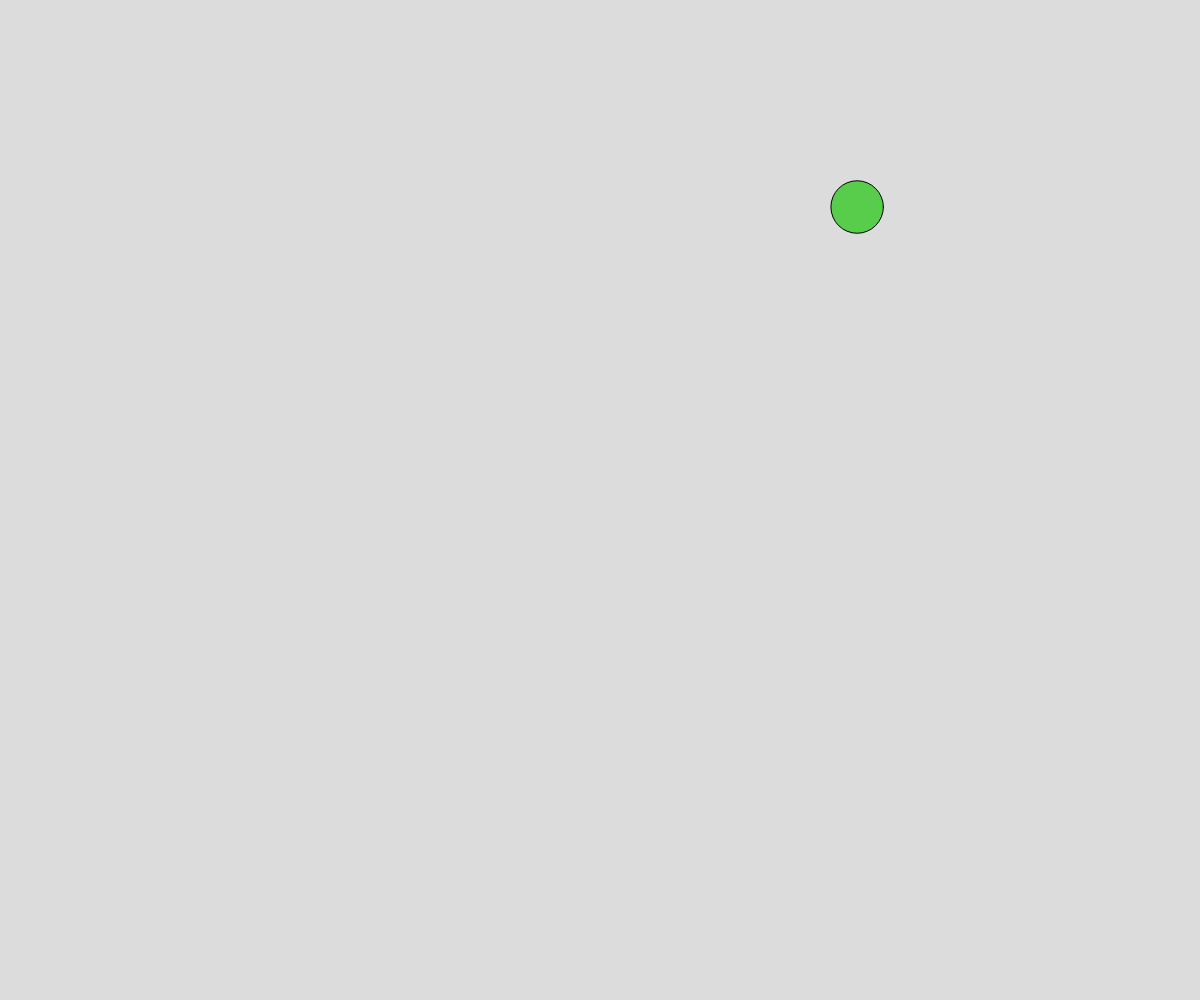
Frame 1 (no input)
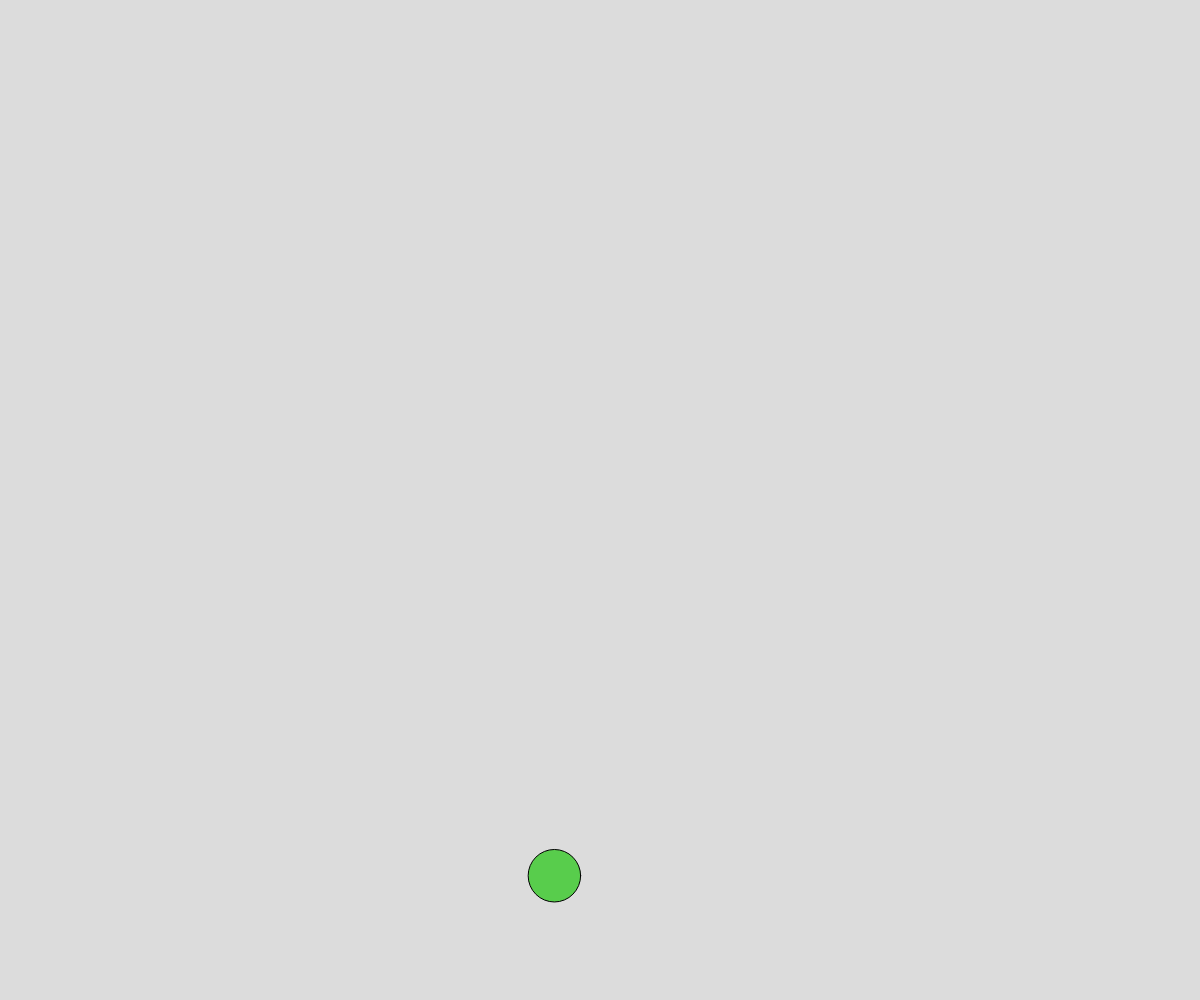
Frame 60 (no input)
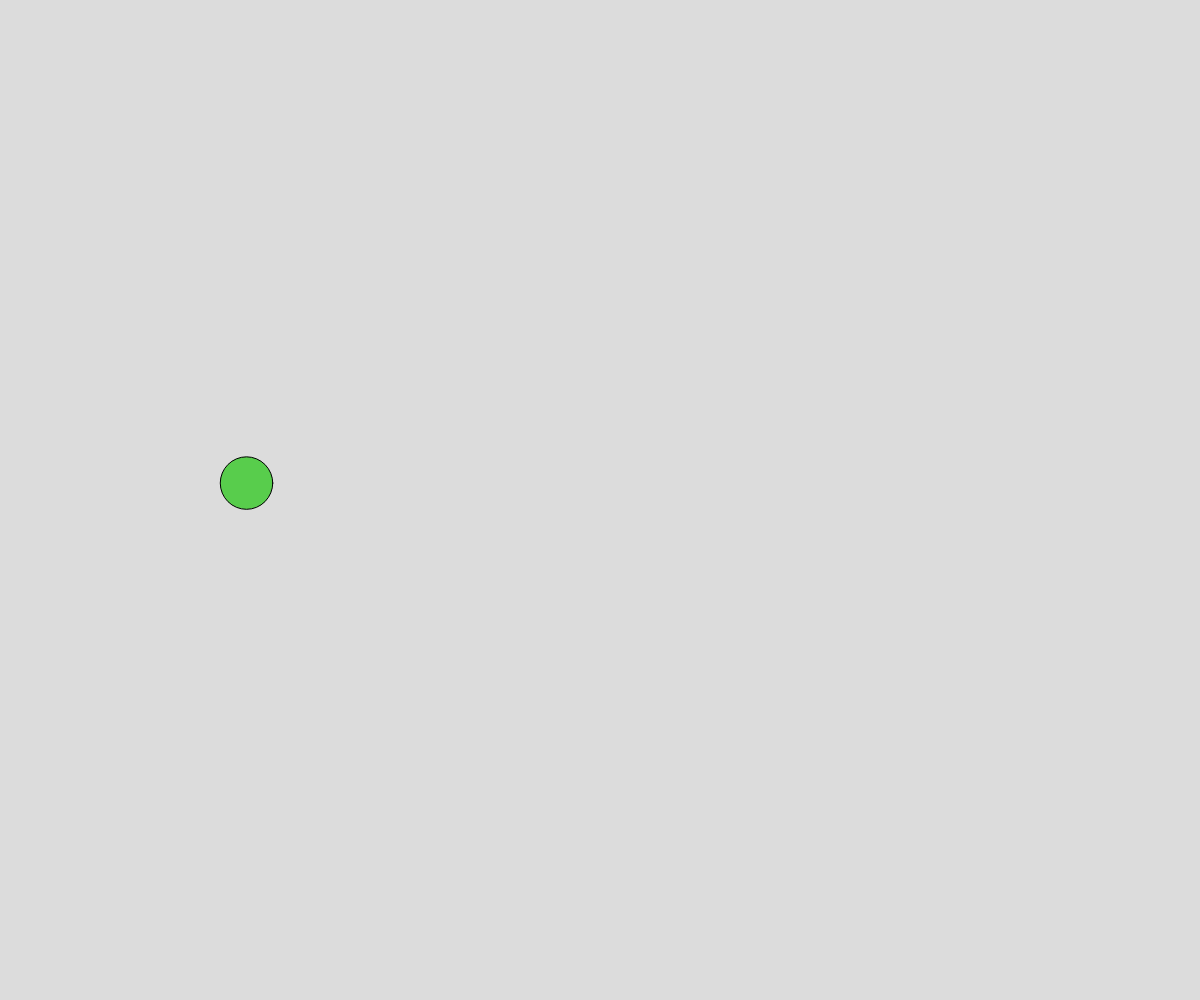
Frame 120 (the mouse pressed at the canvas centre since frame 60)

The p5.js sketch that drew these frames (run headless with seeded random() and noise() and a simulated clock; from frame 60 on, the mouse is pressed at the canvas centre):

// p5.js sketch
// ── sketch.js
// Ball object nomination demo
// Laura Lima
// Oct 5th

let theBall;

function setup() {
  createCanvas(windowWidth, windowHeight);
  theBall = spawnBall();
}

function spawnBall() {
  let theBall = {
    x: random(width),
    y: random(height),
    radius: random(15, 30),
    r: random(0, 255),
    g: random(0, 255),
    b: random(0, 255),
    dx: random(-10, 10),
    dy: random(-10, 10),
  };
  return theBall;
}

function draw() {
  background(220);
  displayBall();
  moveBall();
}

function keyTyped() {
  if (key === " ") {
    theBall = spawnBall();
  }
}

function moveBall() {
  if (theBall.x  - theBall.radius > width) {
    theBall.x = 0 - theBall.radius;
  }
  else if (theBall.x < 0 - theBall.radius){
    theBall.x = width + theBall.radius;
  }

  if (theBall.y - theBall.radius > height) {
    theBall.y = 0 - theBall.radius;
  }
  else if (theBall.y < 0 - theBall.radius) {
    theBall.y = height + theBall.radius;
  }

  theBall.x += theBall.dx;
  theBall.y += theBall.dy;

  console.log(theBall.x, theBall.y);
}

function displayBall() {
  fill(theBall.r, theBall.g, theBall.b);
  circle(theBall.x, theBall.y, theBall.radius * 2);
}
